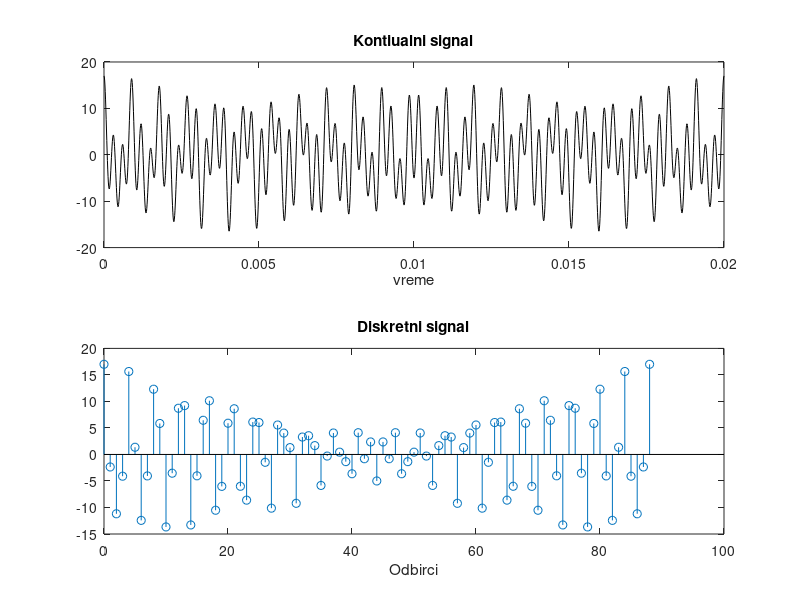

The MATLAB source for this figure:
fk=[1100 2350 3350];
Tmax=0.02;

tk=0:0.00001:Tmax;
Sk=6*cos(2*pi*fk(1)*tk)+3*cos(2*pi*fk(2)*tk)+8*cos(2*pi*fk(3)*tk);
fk_minimum=min(fk);
%cetri puta veca od minimane vrednosti
fs=4*fk_minimum;
Ts=1/fs;
td=0:Ts:Tmax;

Sd=6*cos(2*pi*fk(1)*td)+3*cos(2*pi*fk(2)*td)+8*cos(2*pi*fk(3)*td);


subplot(2,1,1),plot(tk,Sk,'k');
title('Kontiualni signal');
xlabel('vreme');
subplot(2,1,2),stem(0:length(td)-1,Sd);
title('Diskretni signal');
xlabel('Odbirci');

